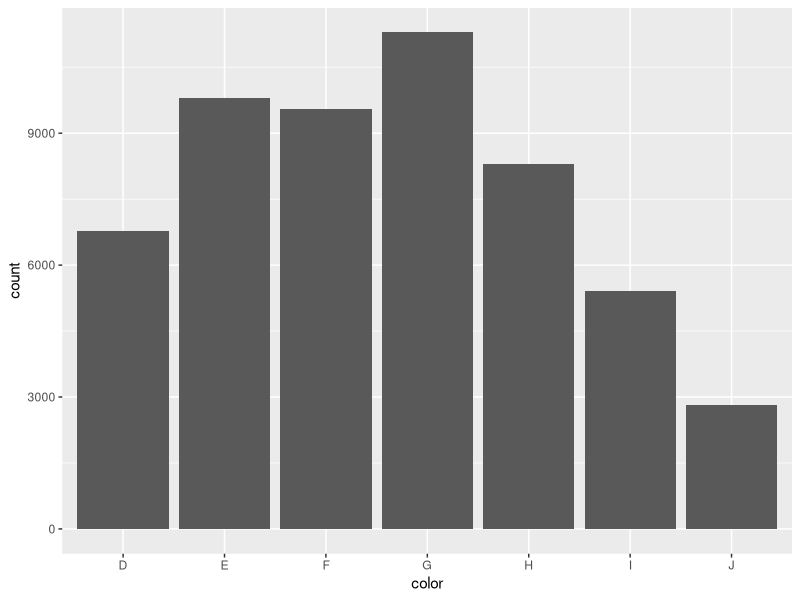
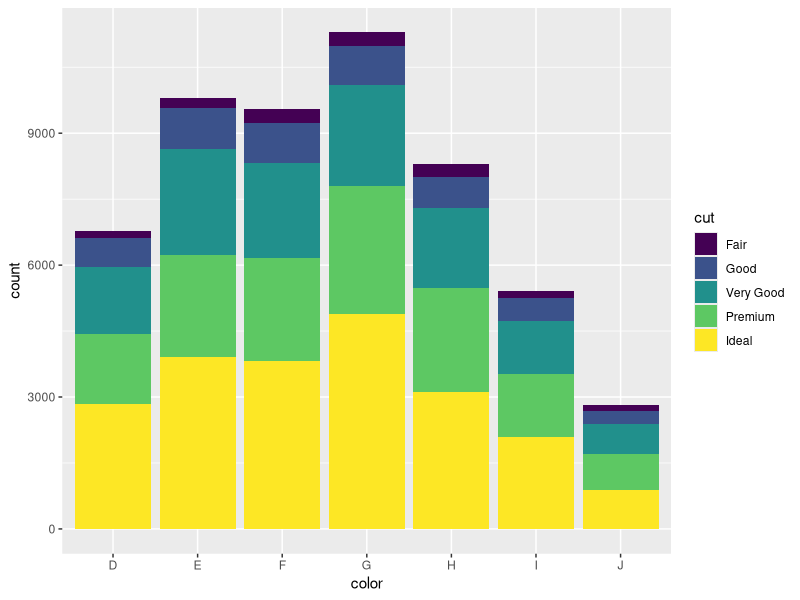
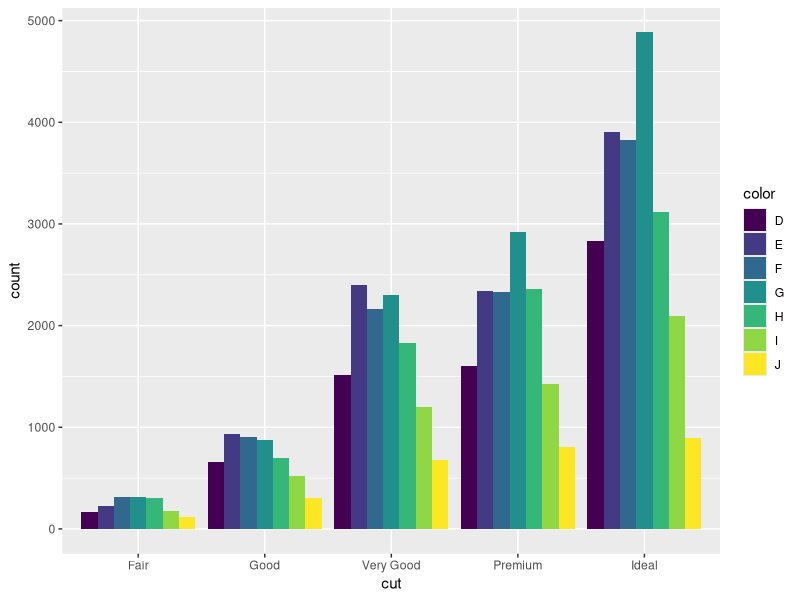
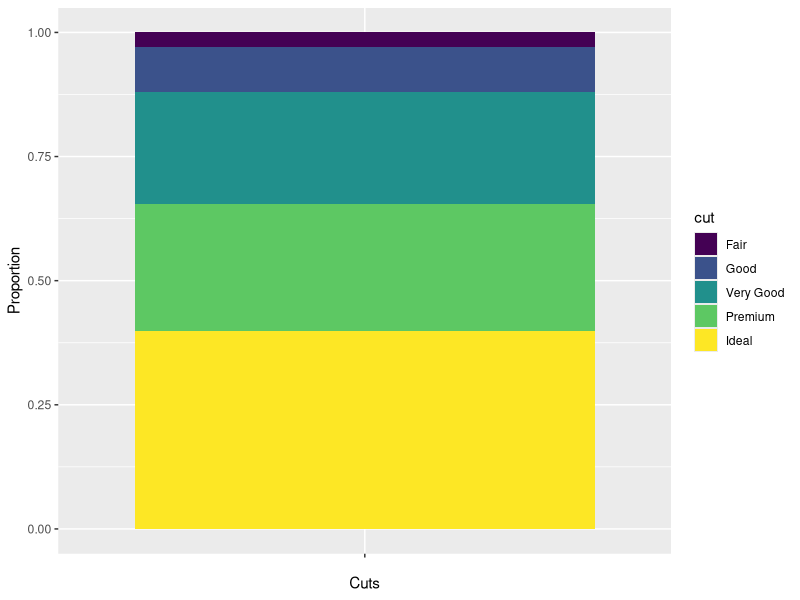
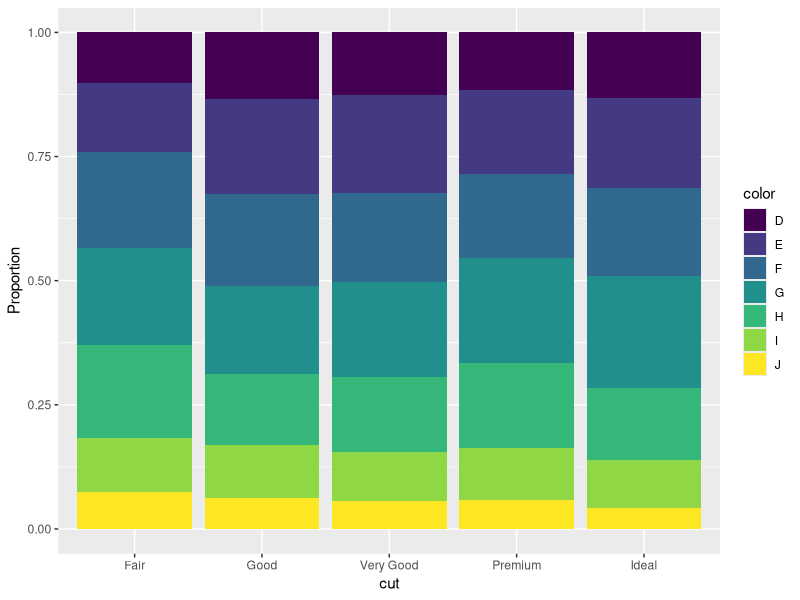

These figures' R source, in order:
library(ggplot2)

#Basic bar plot
ggplot(data = diamonds, aes(x = color)) + 
  geom_bar()

#Stacked bar plot
ggplot(data = diamonds, aes(x = color)) + 
       geom_bar(aes(fill = cut))

#Grouped bar plot
ggplot(data = diamonds, aes(x = cut)) + 
       geom_bar(aes(fill = color), position = "dodge")

#Needed for count function
library(dplyr)

#Proportion bar plots
cut_counts <- count(diamonds, cut)

ggplot(data = cut_counts, aes(x = "", y = n, fill = cut)) + 
  geom_bar(stat = "identity", position = "fill") +
  labs(x = "Cuts", y = "Proportion")

ggplot(data = diamonds, aes(x = cut)) + 
  geom_bar(aes(fill = color), position = "fill") + 
  labs(y = "Proportion")


